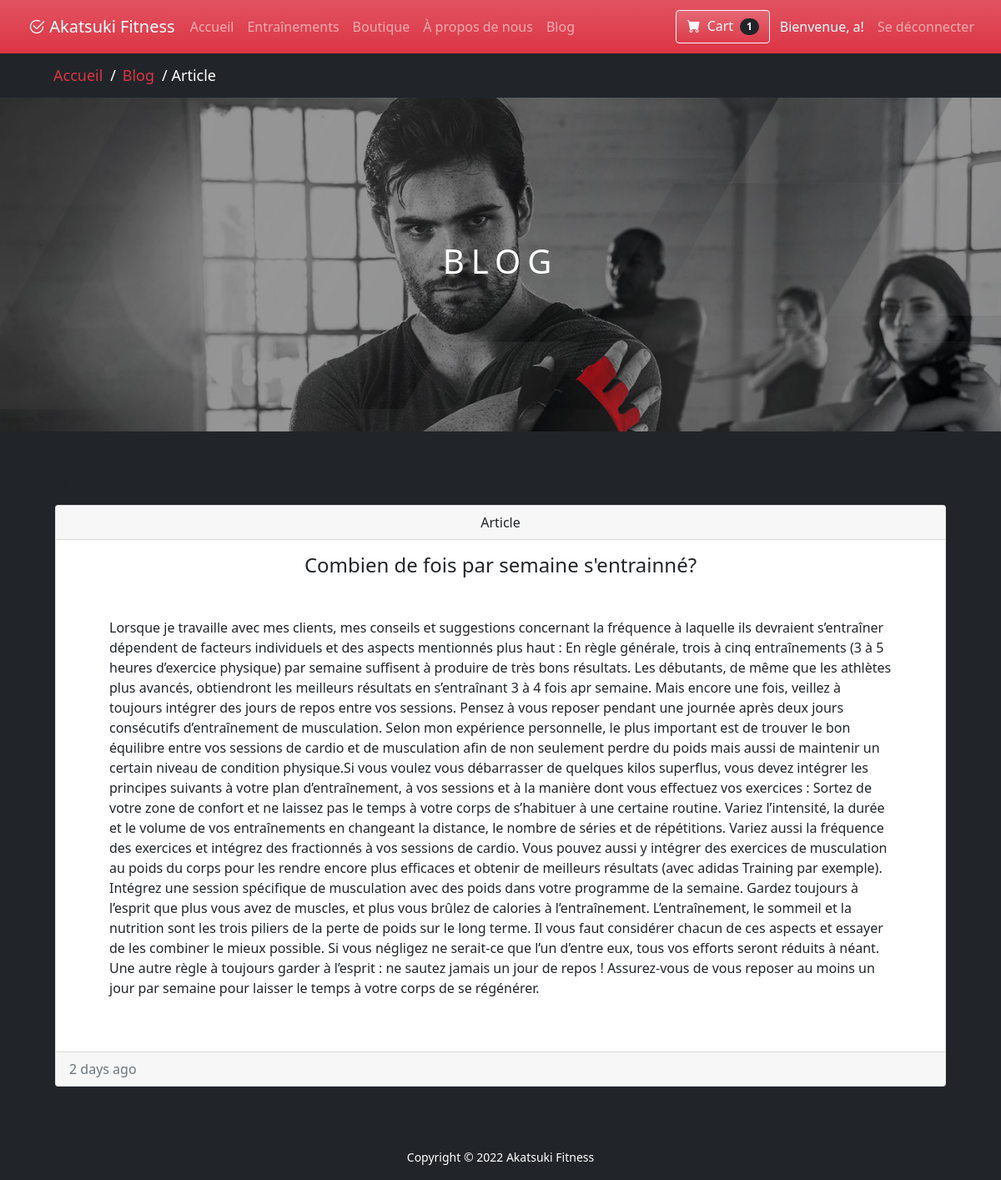
/blog_article.php?idblog=1 (signed in), run on the app's committed database.
### tables this page shows
CREATE TABLE `utilisateur` (
  `iduser` int(11) NOT NULL,
  `nom` varchar(50) NOT NULL,
  `prenom` varchar(50) NOT NULL,
  `email` varchar(100) NOT NULL,
  `date_de_naissance` date NOT NULL,
  `sexe` int(11) NOT NULL,
  `poids` float DEFAULT NULL,
  `datedebutabonnement` date DEFAULT NULL,
  `datefinabonnement` date DEFAULT NULL,
  `poids_desire` float DEFAULT NULL,
  `avatar` int(11) DEFAULT '1'
);

CREATE TABLE `blog` (
  `idblog` int(11) NOT NULL,
  `idcategorie` int(11) NOT NULL,
  `imageID` int(11) DEFAULT NULL,
  `titre` varchar(150) NOT NULL,
  `description` varchar(150) DEFAULT NULL,
  `date` date NOT NULL,
  `auteur` varchar(50) NOT NULL,
  `couleur` varchar(50) DEFAULT NULL,
  `article` varchar(20000) DEFAULT NULL
);

### db/conn.php (called while the page is built)
<?php
$host = 'localhost';
$db = 'akatsuki_db';
$user = 'root';
$pass = '';
$chartset = 'utf8mb4';
$dsn = "mysql:host=$host;dbname=$db;chartset=$chartset";
try {
    $pdo = new PDO($dsn, $user, $pass);
    $pdo->setAttribute(PDO::ATTR_ERRMODE, PDO::ERRMODE_EXCEPTION);
} catch (PDOException $e) {
    throw new PDOException($e->getMessage());
}
require_once 'Crud.php';
$crud = new Crud($pdo);

### db/Crud.php (called while the page is built, shortened)
<?php
class Crud
{
    private $db;
    public function __construct($conn)
    {
        $this->db = $conn;
    }
    public function getUser($id){
        try {
            $sql = "SELECT * FROM utilisateur WHERE iduser = '$id' ";
            $stmt = $this->db->prepare($sql);
            $stmt->execute();
            $result = $stmt->fetch();
            return  $result;
        } catch (PDOException $e) {
            echo $e->getMessage();
            return false;
        }
    }
    public function getBlogByID($id){
        try {
            $sql = "SELECT * FROM  `blog` WHERE `idblog`= '$id' ";
            $stmt = $this->db->prepare($sql);
            $stmt->execute();
            $result = $stmt->fetchAll();
            return $result;
        } catch (PDOException $e) {
            echo $e->getMessage();
            return false;
        }
    }
    public function getPanierByidUser($idUser){
        try{
            $sql = "SELECT * FROM `panier` INNER JOIN `articlepanier` ON `panier`.`idarticle`  = `articlepanier`.`idarticle`  INNER JOIN `produits` ON `produits`.`idproduit`  = `articlepanier`.`idproduit`  WHERE `panier`.`iduser` = '$idUser' ";
            $stmt = $this->db->prepare($sql);
            $stmt->execute();
            $result = $stmt->fetchAll();
            return  $result;
        }catch  (PDOException $e) {
            echo $e->getMessage();
        return false;
        }
    }
}

### blog_article.php (the view, shortened to what this page needs)
<?php
require_once('includes/header.php');
$blog = null;
if (isset($_GET["idblog"])){
    $blog = $crud->getBlogByID($_GET['idblog'])[0];
}
?>
<main class="bg-dark">
    <div class="container">
        <div class="card-group container-fluid ">
            <div class="card mt-3 mb-5">
                <div class="card-header text-center">
                    Article
                </div>
                <div class="card-body">
                    <h4 class="card-title text-center "><?php echo utf8_encode($blog['titre']) ?></h4>
                    <div class="m-5">
                        <p><?php echo utf8_encode($blog['article']) ?></p>
                    </div>
                </div>
                <div class="card-footer text-muted">
                    2 days ago
                </div>
            </div>
        </div>
    </div>
</main>
<?php
require_once('includes/footer.php');
?>

### vue/nav.php (shortened to what this page needs)
<nav id="myNav" class="navbar navbar-expand-lg navbar-dark bg-danger bg-gradient">
    <div class="container-fluid">
        <a class="logo navbar-brand" href="index.php"><i class="bi bi-check2-circle"> </i>Akatsuki Fitness</a>
        <div class="collapse navbar-collapse" id="navbarNav">
            <div class="navbar-nav me-auto">
                <a id="btnHome" href="index.php" class="nav-item nav-link">Accueil</a>
                <a id="btnTrain" <?php if(!isset($_SESSION['userid'])) { ?> data-bs-toggle="modal"
                    data-bs-target="#loginModal" <?php } else {?> href="workouts.php" <?php } ?>
                    class="nav-item nav-link">Entraînements
                </a>
                <a id="btnStore" href="shop_index.php" class="nav-item nav-link">Boutique</a>
                <a id="btnAbout" href="about.php" class="nav-item nav-link">À propos de nous</a>
                <a id="btnBlog" href="blog.php" class="nav-item nav-link">Blog</a>
            </div>
            <div class="navbar-nav ms-auto">
                <?php if(!isset($_SESSION['userid'])) { ?>
                <button id="btnNavLogin" type="button" class="btn btn-outline-light bg-gradient"
                    data-bs-toggle="modal" data-bs-target="#loginModal">
                    Se connecter
                </button>
                <?php } else {
                    $userid = $_SESSION['userid'];
                    $userInfo = $crud->getUser($userid); ?>
                <a class="btn btn-outline-light bg-gradient me-1" href='shop_cart.php'>
                    <i class="bi-cart-fill me-1"></i>
                    Cart
                    <?php
                    $cartItems = $crud->getPanierByidUser($_SESSION['userid']);
                    ?>
                    <span class="badge bg-dark text-white ms-1 rounded-pill"><?php echo count($cartItems)?></span>
                </a>
                <a id="btnBlog" href="profile.php" class="nav-item nav-link active">Bienvenue,
                    <?php echo $userInfo['prenom']?>!</a>
                <a href="logout.php" class="nav-item nav-link">Se déconnecter</a>
                <?php }?>
            </div>
        </div>
    </div>
</nav>

### css/style.css (style rules this page uses)
a { color: #dc3545; text-decoration: none; }
#myNav { padding: 12px; text-align: center; }
#myNav .logo { padding-left: 10px; padding-right: 10px; margin-right: 0%; }
.card-body { flex: 1 1 auto; padding: 1rem 1rem; }

### css/style-blog.css (style rules this page uses)
* { box-sizing: border-box; }

### data on the page
utilisateur: prenom "a"
blog: titre "Combien de fois par semaine s'entrainné?", article "Lorsque je travaille avec mes clients, mes conseils et suggestions concernant la fréquence à laquelle ils devraient s’entraîner dépendent de facteurs individuels et des aspects mentionnés plus haut : En règle générale, trois à cinq entraînements (3 à 5 heures d’exercice physique) par semaine suffisent à produire de très bons résultats. Les débutants, de même que les athlètes plus avancés, obtiendront les meilleurs résultats en s’entraînant 3 à 4 fois apr semaine. Mais encore une fois, veillez à toujours intégrer des jours de repos entre vos sessions. Pensez à vous reposer pendant une journée après deux jours consécutifs d’entraînement de musculation. Selon mon expérience personnelle, le…"

### other printed values
count($cartItems) "1"
$landing_title "BLOG"
